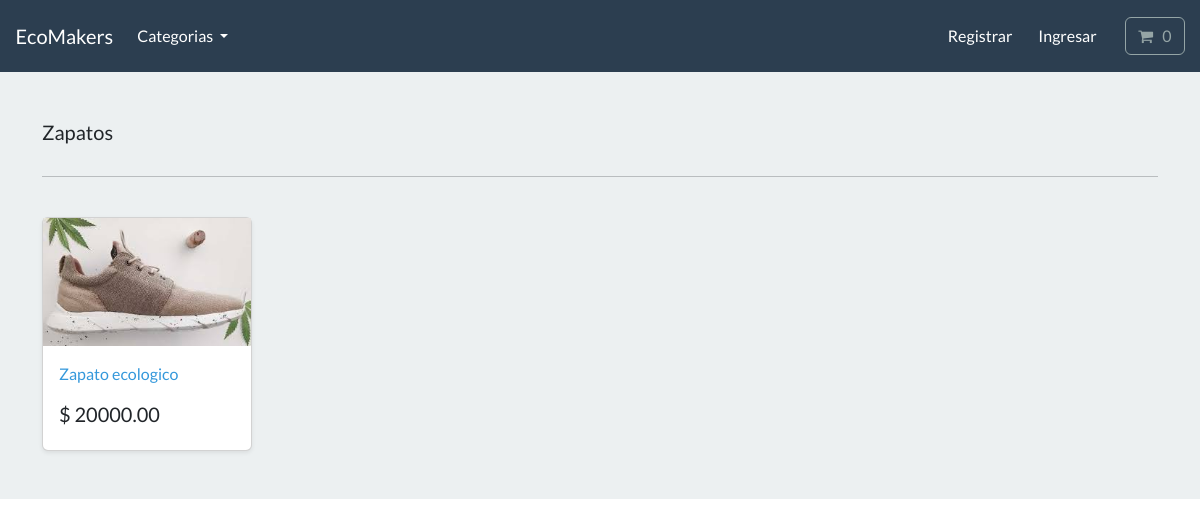
The page /search/zapatos/ on the database its author committed.
### store/models.py (models this page shows, shortened)
class Category(models.Model):
    name = models.CharField(max_length=250, db_index=True)
    slug = models.SlugField(max_length=250, unique=True)
    class Meta:
        verbose_name_plural = 'categories'
    def get_absolute_url(self):
        return reverse('list-category', args=[self.slug])

class Product(models.Model):
    category = models.ForeignKey(Category, related_name='product', on_delete=models.CASCADE, null=True)
    title = models.CharField(max_length=250)
    brand = models.CharField(max_length=250, default='un-branded')
    description = models.TextField(blank=True)
    slug = models.SlugField(max_length=255)
    price = models.DecimalField(max_digits=7, decimal_places=2)
    image = models.ImageField(upload_to='images/')
    class Meta:
        verbose_name_plural = 'products'
    def get_absolute_url(self):
        return reverse('product-info', args=[self.slug])

### store/views.py (the view)
# urls.py: path('search/<slug:category_slug>/',views.list_category, name='list-category'),
def list_category(request, category_slug=None):
    category = get_object_or_404(Category, slug=category_slug)
    products = Product.objects.filter(category = category)
    return render(request, 'store/list-category.html',{'category':category,'products':products})

### cart/cart.py (called while the page is built)
    def __len__(self):
        return sum(item['qty'] for item in self.cart.values())

### cart/context_processors.py (called while the page is built)
def cart(request):
    return {'cart': Cart(request)}

### store/views.py (called while the page is built)
def categories(request):
    all_categories = Category.objects.all()
    return {'all_categories':all_categories}

### store/templates/store/list-category.html
{% extends "./base.html" %}
{% load static %}
{% block content %}
<main>
  <div class="album py-5 bg-light">
    <div class="container">
      <div class="pb-3 h5"> {{category.name | capfirst}} </div>
      <hr>
      <br>
      <div class="row row-cols-1 row-cols-sm-2 row-cols-md-5 g-3">
        {% for product in products %}
        <div class="col">
          <div class="card shadow-sm">
          <img class="img-fluid" alt="Responsive image" src="{{product.image.url}}">
            <div class="card-body">
              <p class="card-text">
                <a class="text-info text-decoration-none" href="{{product.get_absolute_url}}"> {{ product.title }} </a>
              </p>
              <div class="d-flex justify-content-between align-items-center">
                <h5> $ {{ product.price }} </h5>
              </div>
            </div>
          </div>
        </div>
        {% endfor %}
      </div>
    </div>
  </div>
</main>
{% endblock %}

### rows shown on the page
Category: name "Zapatos"
Product: image (picture), title "Zapato ecologico", price "20000.00"
